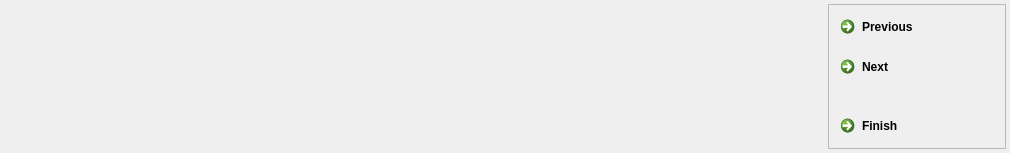
<?xml version="1.0" encoding="UTF-8"?>
<ui version="4.0">
 <class>ScoreWindow</class>
 <widget class="QWidget" name="ScoreWindow">
  <property name="geometry">
   <rect>
    <x>0</x>
    <y>0</y>
    <width>1010</width>
    <height>153</height>
   </rect>
  </property>
  <property name="windowTitle">
   <string>Form</string>
  </property>
  <layout class="QHBoxLayout" name="horizontalLayout">
   <property name="spacing">
    <number>4</number>
   </property>
   <property name="margin">
    <number>4</number>
   </property>
   <item>
    <widget class="QWidget" name="widget_score" native="true"/>
   </item>
   <item>
    <widget class="QFrame" name="verticalFrame">
     <property name="sizePolicy">
      <sizepolicy hsizetype="Fixed" vsizetype="Preferred">
       <horstretch>0</horstretch>
       <verstretch>0</verstretch>
      </sizepolicy>
     </property>
     <property name="styleSheet">
      <string notr="true"/>
     </property>
     <property name="frameShape">
      <enum>QFrame::StyledPanel</enum>
     </property>
     <layout class="QVBoxLayout" name="verticalLayout">
      <property name="spacing">
       <number>4</number>
      </property>
      <property name="margin">
       <number>4</number>
      </property>
      <item>
       <widget class="QCommandLinkButton" name="buttonPrevious">
        <property name="sizePolicy">
         <sizepolicy hsizetype="Fixed" vsizetype="Preferred">
          <horstretch>0</horstretch>
          <verstretch>0</verstretch>
         </sizepolicy>
        </property>
        <property name="text">
         <string>Previous</string>
        </property>
        <property name="icon">
         <iconset resource="YUVToolkit.qrc">
          <normaloff>:/RawVideoToolkit/Resources/go-top.png</normaloff>:/RawVideoToolkit/Resources/go-top.png</iconset>
        </property>
       </widget>
      </item>
      <item>
       <widget class="QCommandLinkButton" name="buttonNext">
        <property name="sizePolicy">
         <sizepolicy hsizetype="Fixed" vsizetype="Preferred">
          <horstretch>0</horstretch>
          <verstretch>0</verstretch>
         </sizepolicy>
        </property>
        <property name="text">
         <string>Next</string>
        </property>
        <property name="icon">
         <iconset resource="YUVToolkit.qrc">
          <normaloff>:/RawVideoToolkit/Resources/go-bottom.png</normaloff>:/RawVideoToolkit/Resources/go-bottom.png</iconset>
        </property>
       </widget>
      </item>
      <item>
       <spacer name="verticalSpacer">
        <property name="orientation">
         <enum>Qt::Vertical</enum>
        </property>
        <property name="sizeHint" stdset="0">
         <size>
          <width>20</width>
          <height>40</height>
         </size>
        </property>
       </spacer>
      </item>
      <item>
       <widget class="QCommandLinkButton" name="buttonFinish">
        <property name="sizePolicy">
         <sizepolicy hsizetype="Fixed" vsizetype="Preferred">
          <horstretch>0</horstretch>
          <verstretch>0</verstretch>
         </sizepolicy>
        </property>
        <property name="text">
         <string>Finish</string>
        </property>
        <property name="icon">
         <iconset resource="YUVToolkit.qrc">
          <normaloff>:/RawVideoToolkit/Resources/document-save.png</normaloff>:/RawVideoToolkit/Resources/document-save.png</iconset>
        </property>
       </widget>
      </item>
     </layout>
    </widget>
   </item>
  </layout>
 </widget>
 <resources>
  <include location="YUVToolkit.qrc"/>
 </resources>
 <connections/>
</ui>
